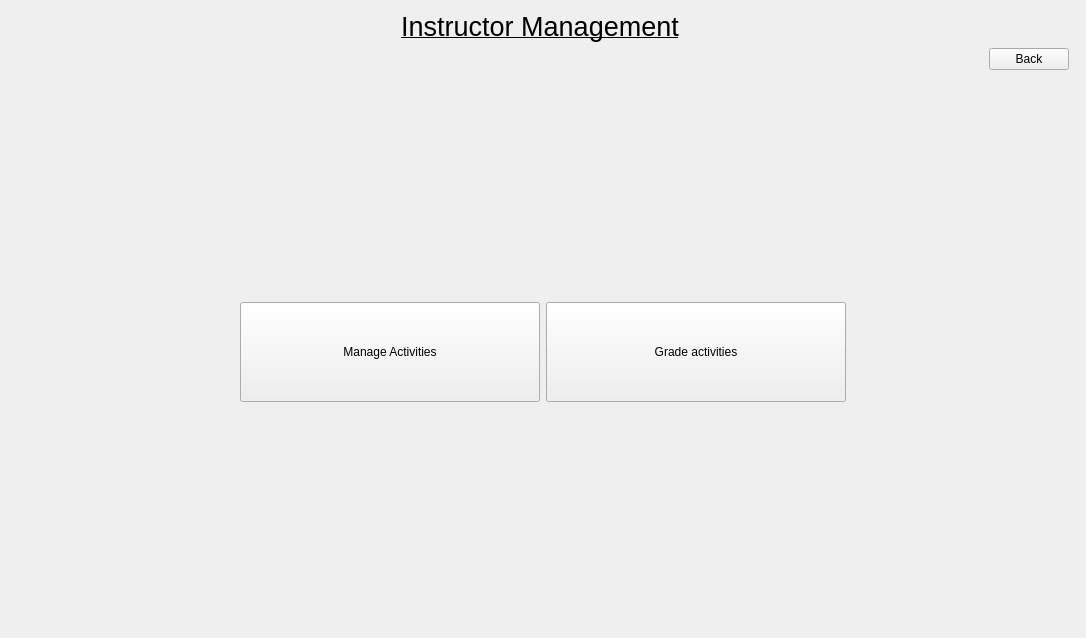
<?xml version="1.0" encoding="UTF-8"?>
<ui version="4.0">
 <class>InstructorHomeScreen</class>
 <widget class="QWidget" name="InstructorHomeScreen">
  <property name="geometry">
   <rect>
    <x>0</x>
    <y>0</y>
    <width>1086</width>
    <height>638</height>
   </rect>
  </property>
  <property name="windowTitle">
   <string>Form</string>
  </property>
  <layout class="QGridLayout" name="gridLayout">
   <item row="8" column="0" colspan="2">
    <spacer name="verticalSpacer">
     <property name="orientation">
      <enum>Qt::Vertical</enum>
     </property>
     <property name="sizeHint" stdset="0">
      <size>
       <width>20</width>
       <height>40</height>
      </size>
     </property>
    </spacer>
   </item>
   <item row="5" column="0" colspan="2">
    <spacer name="verticalSpacer_2">
     <property name="orientation">
      <enum>Qt::Vertical</enum>
     </property>
     <property name="sizeHint" stdset="0">
      <size>
       <width>20</width>
       <height>40</height>
      </size>
     </property>
    </spacer>
   </item>
   <item row="6" column="0" colspan="2">
    <layout class="QHBoxLayout" name="horizontalLayout">
     <property name="sizeConstraint">
      <enum>QLayout::SetDefaultConstraint</enum>
     </property>
     <item>
      <spacer name="horizontalSpacer_2">
       <property name="orientation">
        <enum>Qt::Horizontal</enum>
       </property>
       <property name="sizeHint" stdset="0">
        <size>
         <width>40</width>
         <height>20</height>
        </size>
       </property>
      </spacer>
     </item>
     <item>
      <widget class="QPushButton" name="manageActivitiesButton">
       <property name="sizePolicy">
        <sizepolicy hsizetype="Minimum" vsizetype="Minimum">
         <horstretch>0</horstretch>
         <verstretch>0</verstretch>
        </sizepolicy>
       </property>
       <property name="minimumSize">
        <size>
         <width>300</width>
         <height>100</height>
        </size>
       </property>
       <property name="text">
        <string>Manage Activities</string>
       </property>
      </widget>
     </item>
     <item>
      <widget class="QPushButton" name="gradeActivitiesButton">
       <property name="sizePolicy">
        <sizepolicy hsizetype="Minimum" vsizetype="Minimum">
         <horstretch>0</horstretch>
         <verstretch>0</verstretch>
        </sizepolicy>
       </property>
       <property name="minimumSize">
        <size>
         <width>300</width>
         <height>100</height>
        </size>
       </property>
       <property name="text">
        <string>Grade activities</string>
       </property>
      </widget>
     </item>
     <item>
      <spacer name="horizontalSpacer_3">
       <property name="orientation">
        <enum>Qt::Horizontal</enum>
       </property>
       <property name="sizeHint" stdset="0">
        <size>
         <width>40</width>
         <height>20</height>
        </size>
       </property>
      </spacer>
     </item>
    </layout>
   </item>
   <item row="0" column="0">
    <layout class="QVBoxLayout" name="verticalLayout">
     <item>
      <widget class="QLabel" name="label">
       <property name="font">
        <font>
         <pointsize>20</pointsize>
         <underline>true</underline>
        </font>
       </property>
       <property name="text">
        <string>Instructor Management</string>
       </property>
       <property name="alignment">
        <set>Qt::AlignCenter</set>
       </property>
      </widget>
     </item>
     <item>
      <layout class="QHBoxLayout" name="horizontalLayout_2">
       <item>
        <spacer name="horizontalSpacer_4">
         <property name="orientation">
          <enum>Qt::Horizontal</enum>
         </property>
         <property name="sizeHint" stdset="0">
          <size>
           <width>40</width>
           <height>20</height>
          </size>
         </property>
        </spacer>
       </item>
       <item>
        <widget class="QPushButton" name="backButton">
         <property name="focusPolicy">
          <enum>Qt::ClickFocus</enum>
         </property>
         <property name="text">
          <string>Back</string>
         </property>
        </widget>
       </item>
      </layout>
     </item>
    </layout>
   </item>
  </layout>
 </widget>
 <resources/>
 <connections/>
</ui>
